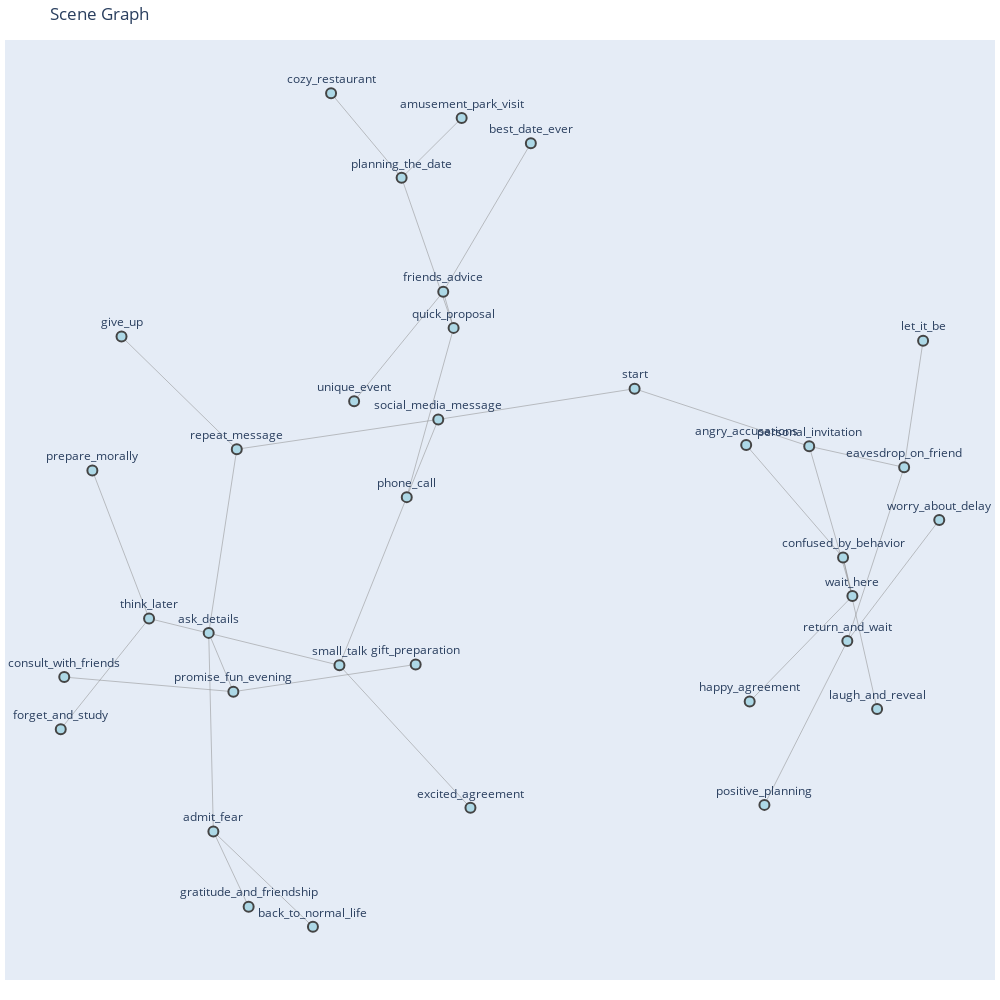

Here is the notebook cell this chart was saved with:
### Code cell
# Визуализируем рёбра графа
edge_trace = go.Scatter(
    x=edge_x, y=edge_y,
    line=dict(width=0.5, color='#888'),
    hoverinfo='none',
    mode='lines'
)

# Визуализируем вершины графа
node_trace = go.Scatter(
    x=node_x, y=node_y,
    mode='markers+text',
    text=node_text,
    textposition="top center",
    hoverinfo='text',
    marker=dict(
        color='lightblue',
        size=10,
        line_width=2
    )
)

# Визуализируем общий результат
fig = go.Figure(
 data=[edge_trace, node_trace],
 layout=go.Layout(
  title='Scene Graph',
  showlegend=False,
  hovermode='closest',
  margin=dict(b=20, l=5, r=5, t=40),
  xaxis=dict(showgrid=False, zeroline=False),
  yaxis=dict(showgrid=False, zeroline=False),
  height=1000, width=1000
 )
)
fig.update_xaxes(showticklabels=False)
fig.update_yaxes(showticklabels=False)
fig.show()

### Figure 1 — Plotly figure (JSON) as saved in the notebook; plotly's stock layout.template omitted (floating-point values rounded to 4 significant figures)
{"data": [{"hoverinfo": "none", "line": {"color": "#888", "width": 0.5}, "mode": "lines", "type": "scatter", "x": [0.3333, -0.09626, null, 0.3333, 0.7155, null, -0.09626, -0.5372, null, -0.09626, -0.1652, null, 0.7155, 0.8099, null, 0.7155, 0.9232, null, -0.5372, -0.5986, null, -0.5372, -0.7894, null, -0.1652, -0.06269, null, -0.1652, -0.3125, null, 0.8099, 0.5852, null, 0.8099, 0.7895, null, 0.9232, 0.7988, null, 0.9232, 0.9647, null, -0.5986, -0.5446, null, -0.5986, -0.5884, null, -0.06269, -0.1764, null, -0.06269, -0.08535, null, -0.3125, -0.02583, null, -0.3125, -0.7291, null, 0.7895, 0.864, null, 0.7895, 0.5775, null, 0.7988, 0.6174, null, 0.7988, 1.0, null, -0.5446, -0.1457, null, -0.5446, -0.9147, null, -0.5884, -0.5112, null, -0.5884, -0.3705, null, -0.1764, -0.04507, null, -0.1764, -0.3308, null, -0.08535, 0.1063, null, -0.08535, -0.2804, null, -0.7291, -0.8532, null, -0.7291, -0.9224, null], "y": [0.3033, 0.2367, null, 0.3033, 0.1785, null, 0.2367, 0.172, null, 0.2367, 0.06802, null, 0.1785, -0.1468, null, 0.1785, 0.1327, null, 0.172, -0.2267, null, 0.172, 0.4167, null, 0.06802, 0.4354, null, 0.06802, -0.2971, null, -0.1468, -0.3758, null, -0.1468, -0.06313, null, 0.1327, -0.2442, null, 0.1327, 0.4075, null, -0.2267, -0.3543, null, -0.2267, -0.6578, null, 0.4354, 0.7612, null, 0.4354, 0.5139, null, -0.2971, -0.6065, null, -0.2971, -0.1955, null, -0.06313, -0.392, null, -0.06313, 0.181, null, -0.2442, -0.6, null, -0.2442, 0.01831, null, -0.3543, -0.2952, null, -0.3543, -0.3226, null, -0.6578, -0.8211, null, -0.6578, -0.8646, null, 0.7612, 0.8909, null, 0.7612, 0.9447, null, 0.5139, 0.8361, null, 0.5139, 0.2764, null, -0.1955, 0.1258, null, -0.1955, -0.4358, null]}, {"hoverinfo": "text", "marker": {"color": "lightblue", "line": {"width": 2}, "size": 10}, "mode": "markers+text", "text": ["start", "social_media_message", "personal_invitation", "repeat_message", "phone_call", "wait_here", "eavesdrop_on_friend", "ask_details", "give_up", "quick_proposal", "small_talk", "happy_agreement", "confused_by_behavior", "return_and_wait", "let_it_be", "promise_fun_evening", "admit_fear", "planning_the_date", "friends_advice", "excited_agreement", "think_later", "laugh_and_reveal", "angry_accusations", "positive_planning", "worry_about_delay", "gift_preparation", "consult_with_friends", "gratitude_and_friendship", "back_to_normal_life", "amusement_park_visit", "cozy_restaurant", "best_date_ever", "unique_event", "prepare_morally", "forget_and_study"], "textposition": "top center", "type": "scatter", "x": [0.3333, -0.09626, 0.7155, -0.5372, -0.1652, 0.8099, 0.9232, -0.5986, -0.7894, -0.06269, -0.3125, 0.5852, 0.7895, 0.7988, 0.9647, -0.5446, -0.5884, -0.1764, -0.08535, -0.02583, -0.7291, 0.864, 0.5775, 0.6174, 1.0, -0.1457, -0.9147, -0.5112, -0.3705, -0.04507, -0.3308, 0.1063, -0.2804, -0.8532, -0.9224], "y": [0.3033, 0.2367, 0.1785, 0.172, 0.06802, -0.1468, 0.1327, -0.2267, 0.4167, 0.4354, -0.2971, -0.3758, -0.06313, -0.2442, 0.4075, -0.3543, -0.6578, 0.7612, 0.5139, -0.6065, -0.1955, -0.392, 0.181, -0.6, 0.01831, -0.2952, -0.3226, -0.8211, -0.8646, 0.8909, 0.9447, 0.8361, 0.2764, 0.1258, -0.4358]}], "layout": {"height": 1000, "hovermode": "closest", "margin": {"b": 20, "l": 5, "r": 5, "t": 40}, "showlegend": false, "title": {"text": "Scene Graph"}, "width": 1000, "xaxis": {"showgrid": false, "showticklabels": false, "zeroline": false}, "yaxis": {"showgrid": false, "showticklabels": false, "zeroline": false}}}
